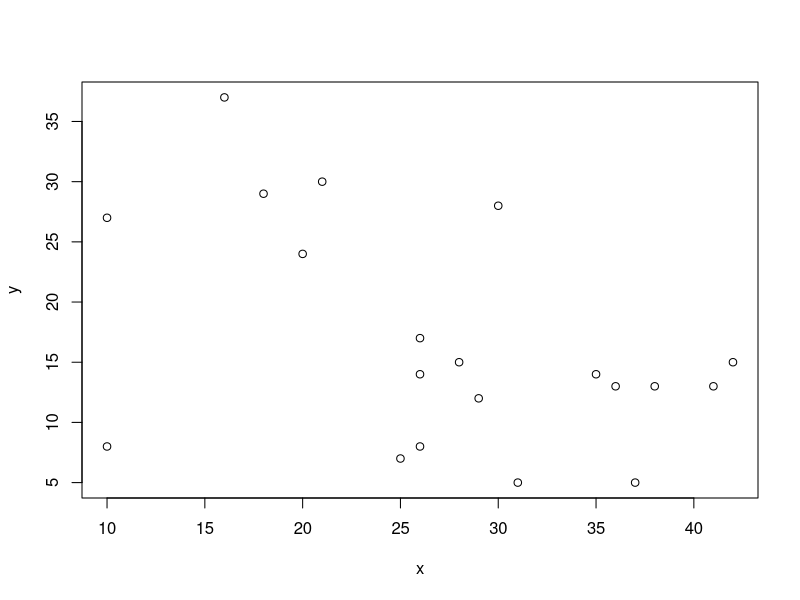

This chart was generated by the following R code:
## ---- chunk 1
x<-c(28, 26, 42, 29, 16, 21, 25, 35, 30, 36, 37, 41, 20, 26, 38, 26, 10, 18, 10, 31)

y<-c(15, 14, 15, 12, 37, 30, 7, 14, 28, 13, 5, 13, 24, 8, 13, 17, 27, 29, 8, 5)

plot(x,y)
#From the scatter plot obtained, we can conclude that due to less patterns and decrease in both x and y factors, that their is a negative relationship between x and y. X and Y have negative correlation.

## ---- chunk 2
fit<-lm(y~x)
summary(fit) 

#The fitted square regression y=29.2210-0.4595x
#The estimate of slope parameter interprets that as you move along the fitted line, there is a significant rate of change of -0.4595 in the pulmonary arterial wedge pressure(y) as the ejection factor changes(x).
## ---- chunk 3
#An unbiased estimator of the error variance will be the mean square error.
